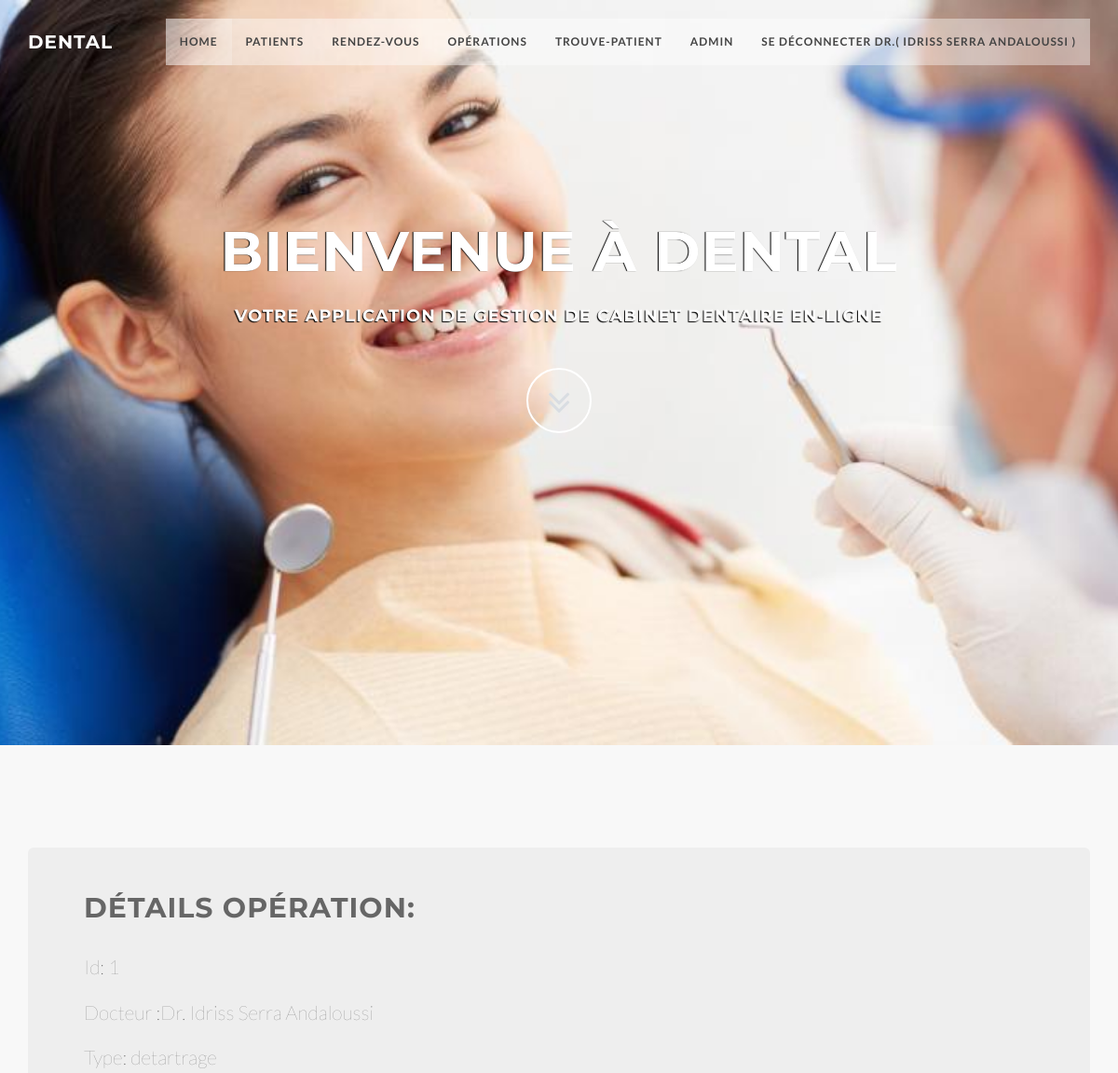
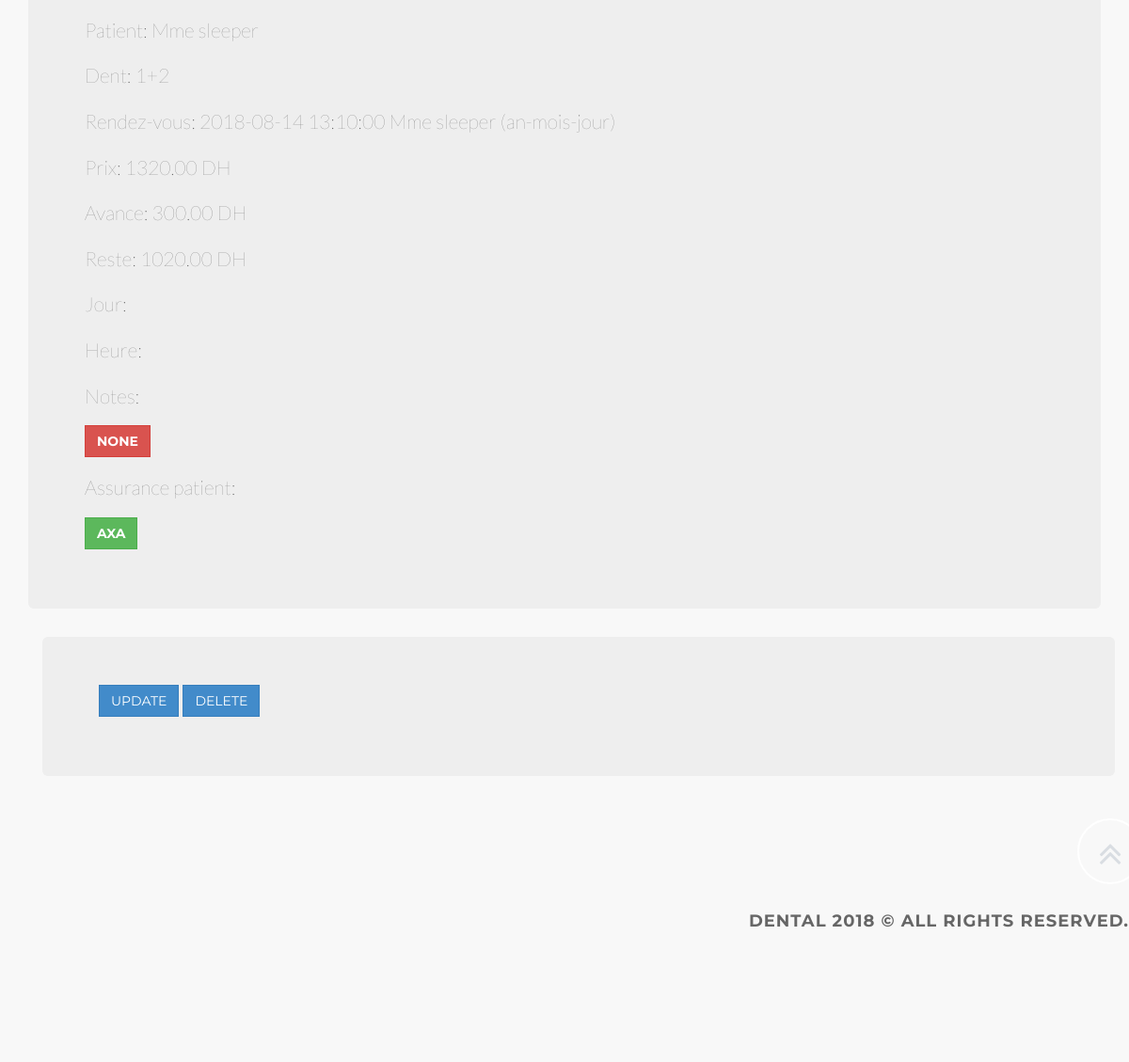
Screenshot of /accounts/op/1/ (signed in) with the database file from the repository (2 pictures, top to bottom).
### accounts/models.py (models this page shows, shortened)
class Operation(models.Model):
    OP_NAME_CHOICES = (
        ('detartrage', 'detartrage'),
        ('extraction', 'extraction'),
    )
    DENT_CHOICES = (
        ('11', '11'),
        ('12', '12'),
        ('13', '13'),
        ('14', '14'),
        ('15', '15'),
        ('16', '16'),
        ('17', '17'),
        ('18', '18'),
        ('21', '21'),
        ('22', '22'),
        ('23', '23'),
        ('24', '24'),
        ('25', '25'),
        ('26', '26'),
        ('27', '27'),
        ('28', '28'),
        ('31', '31'),
        ('32', '32'),
        ('33', '33'),
        ('34', '34'),
        ('35', '35'),
        ('36', '36'),
        ('37', '37'),
        ('38', '38'),
        ('41', '41'),
        ('42', '42'),
        ('43', '43'),
        ('44', '44'),
        ('45', '45'),
        ('46', '46'),
        ('47', '47'),
        ('48', '48'),
        ('1', '1'),
        ('2', '2'),
        ('3', '3'),
        ('4', '4'),
        ('1+2', '1+2'),
        ('3+4', '3+4'),
        ('tout', 'tout'),
    )
    created_by = models.ForeignKey(User,related_name='operations',on_delete=models.CASCADE)
    fullname = models.CharField(choices = OP_NAME_CHOICES,max_length=200,null=True, blank=True, )
    patient = models.ForeignKey(Patient,related_name='operations',on_delete=models.CASCADE)
    appointment = models.ForeignKey(Appointment,related_name='operations',on_delete=models.CASCADE)
    price = models.DecimalField(max_digits=6, decimal_places=2,null=True, blank=True,)
    advance = models.DecimalField(max_digits=6, decimal_places=2,null=True, blank=True,)
    rest = models.DecimalField(max_digits=6, decimal_places=2,null=True, blank=True,)
    day = models.DateTimeField(blank=True, null=True)
    time = models.TimeField(blank=True, null=True)
    special = models.CharField(max_length=2000,null=True, blank=True,default="06")
    dent  = models.CharField(choices = DENT_CHOICES,max_length=10,blank=True, null=True)

class Patient(models.Model):
    CIVILITY_CHOICES = (
        ('Mr', 'Mr.'),
        ('Mme', 'Mme.'),
    )
    fullname = models.CharField(max_length=200,unique=True, )
    created_by = models.ForeignKey(User,related_name='patients',on_delete=models.CASCADE)
    created_at = models.DateTimeField(auto_now_add=True,null=True, blank=True,)
    cin = models.CharField(max_length=200,unique=True, )
    civility = models.CharField(choices = CIVILITY_CHOICES,max_length=10,null=True, blank=True, )
    phone =  models.CharField(max_length=20,default="06",unique=True, )
    assurance = models.CharField(max_length=200,default="Aucune")
    profession = models.CharField(max_length=200,default="Aucune")
    special = models.CharField(max_length=2000,default="Aucune")
    profile_picture=models.ImageField(upload_to='pics/%Y/%m/%d/', blank=True, null=True)
    def __str__(self):
        return str(self.civility)+" "+(self.fullname)
        class Meta:
            ordering = ['-fullname']

class Appointment(models.Model):
    created_by = models.ForeignKey(User,related_name='appointments',on_delete=models.CASCADE)
    patient = models.ForeignKey(Patient,related_name='appointments',on_delete=models.CASCADE)
    day = models.DateField(blank=True, null=True)
    time = models.TimeField(blank=True, null=True)
    special = models.CharField(max_length=2000,default="06")
    position = models.IntegerField(null=True, blank=True,)
    def __str__(self):
        return str(self.day) +" "+ str(self.time) +" "+ str(self.patient) +" (an-mois-jour)"

### accounts/views.py (the view)
# urls.py: url(r'^op/(?P<pk>\d+)/$',views.OperationDetailView.as_view(),name='detailop'),
class OperationDetailView(LoginRequiredMixin,DetailView):
    login_url = '/login/'
    redirect_field_name = 'login'
    context_object_name = 'operation_details'
    model = models.Operation
    template_name = 'accounts/operation_detail.html'

### accounts/templates/accounts/operation_detail.html
{% extends "accounts/accounts_base.html" %}
{% block body_block %}
  <div class="jumbotron">
    <h2> Détails opération:</h2>
    <p>Id: {{operation_details.id}}</p>
    <p>Docteur :Dr. {{operation_details.created_by.first_name}} {{operation_details.created_by.last_name}}</p>
    <p>Type: {{operation_details.fullname}}</p>
    <p>Patient: {{operation_details.patient}}</p>
    <p>Dent: {{operation_details.dent}}</p>
    <p>Rendez-vous: {{operation_details.appointment}}</p>
    <p>Prix: {{operation_details.price}} DH</p>
    <p>Avance: {{operation_details.advance}} DH</p>
    <p>Reste: {{operation_details.rest}} DH</p>
    <p>Jour: {{appointment_details.day| date:"D d M Y"}}</p>
    <p>Heure: {{appointment_details.time|date:"G:i" }}</p>
    <p>Notes: <div class="btn btn-danger" href= "#"><strong>{{operation_details.special}}</strong></div></p>
    <p>Assurance patient:<div class="btn btn-success" href= "#"><strong>{{operation_details.patient.assurance}}</strong></div></p>
      </div>
  <div class="container">
  <div class="jumbotron">
  <p><a class='btn btn-primary' href="{% url 'accounts:updateop' pk=operation_details.pk %}">Update</a>                   <a class='btn btn-primary' href="{% url 'accounts:deleteop' pk=operation_details.pk %}">Delete</a></p>
  </div>
</div>
{% endblock %}

### accounts/templates/accounts/accounts_base.html (shortened to what this page needs)
<!DOCTYPE html>
{% load staticfiles %}
{% load bootstrap3 %}
{% bootstrap_css %}
<html>
  <head>
    <link href="{% static 'css/bootstrap.min.css'%}" rel="stylesheet" type="text/css">
    <link href="{% static 'font-awesome/css/font-awesome.min.css'%}" rel="stylesheet" type="text/css">
    <link href="{% static 'css/animate.css'%}" rel="stylesheet" />
    <link href="{% static 'css/style.css'%}" rel="stylesheet">
    <link href="{% static 'color/default.css'%}" rel="stylesheet">
  </head>
  <body id="page-top" data-spy="scroll" data-target=".navbar-custom">
    <nav class="navbar navbar-custom navbar-fixed-top" role="navigation">
      <div class="container">
        <div class="navbar-header page-scroll">
          <a class="navbar-brand" href="/">
            <h1>Dental</h1>
          </a>
        </div>
        <div class="collapse navbar-collapse navbar-right navbar-main-collapse">
          <ul class="nav navbar-nav">
            <li class="active"><a href="#intro">Home</a></li>
            {% if user.is_authenticated %}
            <li><a href="{% url 'accounts:list' %}" >Patients</a></li>
            <li><a href="{% url 'accounts:listapp' %}" >Rendez-vous</a></li>
            <li><a href="{% url 'accounts:listop' %}" >Opérations</a></li>
            <li><a <a href="{% url 'accounts:results' %}" >Trouve-patient</a></li>
            <li><a href="{% url 'admin:index' %}" >Admin</a></li>
            <li><a href="{% url 'accounts:logout' %}" >Se déconnecter<strong> Dr.( {{ user.first_name }} {{ user.last_name }} )</strong></a></li>
            {% else %}
            <li><a href="{% url 'accounts:signup' %}" >S'inscrire</a></li>
            <li><a href="{% url 'accounts:login' %}" >Se connecter</a></li>
            <li><a href="{% url 'admin:index' %}" >Admin</a></li>
            {% endif %}
          </ul>
        </div>
      </div>
    </nav>
    <section id="intro" class="intro">
      <div class="slogan">
        <h2>Bienvenue à <span class="text_color">Dental</span> </h2>
        <h4>Votre application de gestion de cabinet dentaire en-ligne</h4>
      </div>
      <div class="page-scroll">
        <a href="#content" class="btn btn-circle">
  				<i class="fa fa-angle-double-down animated"></i>
  			</a>
      </div>
    </section>
     <section id="content" class="home-section bg-gray">
       <div class="row">
        <div class="container">
          {% block body_block %}
          {% endblock %}
        </div>
        <div class="row" align="right">
          <div class="col-md-12 col-lg-12">
            <div class="wow shake" data-wow-delay="0.4s">
              <div class="page-scroll marginbot-30">
                <a href="#intro" id="totop" class="btn btn-circle">
                <i class="fa fa-angle-double-up animated"></i>
              </a>
              </div>
            </div>
            </div>
          </div>
        </div>
        <div class="foo" align="right" >
          <h4>Dental 2018 &copy; All rights reserved.<h4>
        </div>
  </body>
</html>

### static/css/style.css (style rules this page uses)
body { width: 100%; height: 100%; font-family: 'Lato',sans-serif; font-weight: 300; color: #666; background-color: #fff; }
html { width: 100%; height: 100%; }
h1, h2, h3, h4, h5, h6 { margin: 0 0 30px; text-transform: uppercase; font-family: Montserrat,sans-serif; font-weight: 700; letter-spacing: 1px; }
p { margin: 0 0 20px; font-size: 16px; line-height: 1.6em; }
a { color: #28c3ab; -webkit-transition: all .2s ease-in-out; -moz-transition: all .2s ease-in-out; transition: all .2s ease-in-out; }
.navbar { margin-bottom: 0; border-bottom: 1px solid rgba(255,255,255,.3); }
.navbar-brand { font-weight: 700; }
.navbar-brand { height: 40px; padding: 5px 15px; font-size: 18px; line-height: 1em; }
.navbar-brand h1 { color: #fff; font-size: 20px; line-height: 40px; }
.nav.navbar-nav { background-color: rgba(255,255,255,.4); }
.navbar-custom ul.nav li a { font-size: 12px; letter-spacing: 1px; color: #444; text-transform: uppercase; font-weight: 700; }
.navbar-custom .nav li a { -webkit-transition: background .3s ease-in-out; -moz-transition: background .3s ease-in-out; transition: background .3s ease-in-out; }
.navbar-custom .nav li a:hover, .navbar-custom .nav li a:focus, .navbar-custom .nav li.active { outline: 0; background-color: rgba(255,255,255,.2); }
.marginbot-30 { margin-bottom:30px !important; }
.home-section { padding-top: 110px; padding-bottom: 110px; display:block; position:relative; z-index:120; }
.bg-gray { background: #f8f8f8; }
.intro { width:100%; position:relative; background: url(../img/bg1.jpg) no-repeat top center; background-size: cover; height: auto; }
#intro.intro { padding:20% 0 0 0; }
.intro .slogan { text-align: center; }
.intro .page-scroll { text-align: center; }
.intro .slogan h2 { color: #FFF; text-shadow: none; font-size: 60px; line-height: 60px; font-weight: 700; font-family: Montserrat, sans-serif; background-color: rgba(0, 0, 0, 0); text-decoration: none; text-transform: uppercase; border-width: 0px; border-color: #000; border-style: none; text-shadow: -1px 0 1px #000; }
.intro .slogan h4 { color: #fff; text-shadow: -1px 1px 1px #000; }
.btn { border-radius: 0; text-transform: uppercase; font-family: Montserrat,sans-serif; font-weight: 400; -webkit-transition: all .3s ease-in-out; -moz-transition: all .3s ease-in-out; transition: all .3s ease-in-out; }
.btn-circle { width: 70px; height: 70px; margin-top: 15px; padding: 7px 16px; border: 2px solid #fff; border-radius: 50%; font-size: 40px; color: #d9dde2; background: 0 0; -webkit-transition: background .3s ease-in-out; -moz-transition: background .3s ease-in-out; transition: background .3s ease-in-out; }
.page-scroll .btn-circle i.animated { -webkit-transition-property: -webkit-transform; -webkit-transition-duration: 1s; -moz-transition-property: -moz-transform; -moz-transition-duration: 1s; }
@media (min-width:767px) { .navbar { padding: 20px 0; border-bottom: 0; letter-spacing: 1px; background: 0 0; -webkit-transition: background .5s ease-in-out,padding .5s ease-in-out; -moz-transition: background .5s ease-in-out,padding .5s ease-in-out; transition: background .5s ease-in-out,padding .5s ease-in-out; } }
@media (min-width:767px) { .intro { height: 100%; padding: 0; } }

### static/color/default.css (style rules this page uses)
a,.tp-caption a.btn:hover { color: #67b0d1; }

### rows the page displays
Operation: id "1", created_by.first_name "Idriss", created_by.last_name "Serra Andaloussi", fullname "detartrage", patient "Mme sleeper", dent "1+2", appointment "2018-08-14 13:10:00 Mme sleeper (an-mois-jour)", price "1320.00", advance "300.00", rest "1020.00", special "NONE", patient.assurance "AXA"

### other values shown
{{ user.first_name }} "IDRISS"
{{ user.last_name }} "SERRA ANDALOUSSI"
